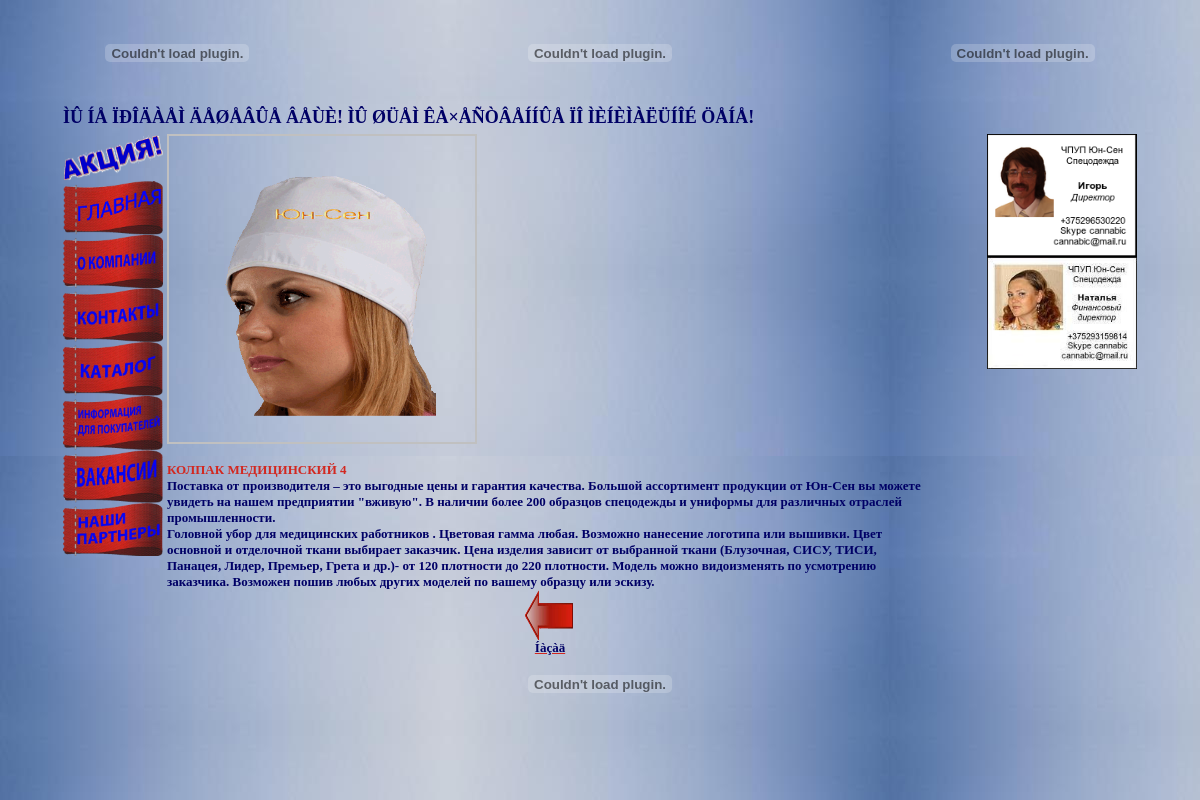
The page /p11713.php on the database its author committed.
### tables this page shows
CREATE TABLE IF NOT EXISTS `catalog` (
  `category` text NOT NULL,
  `model` int(11) NOT NULL,
  `image` text NOT NULL,
  `name` text NOT NULL,
  `price` text NOT NULL,
  `description` text NOT NULL
);

### 1713.php (called while the page is built)
<?php
$imgDir='images/17/13/';
$category = 17;
$model = 13;
?>

### p11713.php (the view, shortened to what this page needs)
<?php
include ('1713.php');
  function getFiles($path)
  {
    $files = scandir($path);
    for($i = 0, $length = count($files); $i < $length; $i++)
    {
      if( is_dir($path.$files[$i]) )
      {
        unset($files[$i]);
      }
    }
    return $files;
  }
?>
<!DOCTYPE HTML PUBLIC "-//W3C//DTD HTML 4.01 Frameset//EN" "http://www.w3.org/TR/html4/frameset.dtd">
<html>
 <head>
<link rel="stylesheet" type="text/css" href="gallerystyle.css" />
<link rel="stylesheet" type="text/css" href="../highslide/highslide.css" />
</head>
<body align = center link = "#d22820"
alink = "#000066"
vlink = "#000066">
<div id="bg"></div>
<div id="content"><div align = center>
<table width = 90%>
<tr>
<td align = center>
<embed src="images/logo.swf" width = '150px' height = '100px' quality="high"  TYPE="application/x-shockwave-flash" wmode="transparent" loop="true" autoplay="true" pluginspage="http://www.macromedia.com/go/getflashplayer"></embed>
</td>
<td align = center>
<embed src="images/text.swf" width = '400px' height = '100px' quality="high"  TYPE="application/x-shockwave-flash" wmode="transparent" loop="true" autoplay="true" pluginspage="http://www.macromedia.com/go/getflashplayer"></embed>
</td>
<td align = center>
<embed src="images/phones.swf" width = '150px' height = '100px' quality="high"  TYPE="application/x-shockwave-flash" wmode="transparent" loop="true" autoplay="true" pluginspage="http://www.macromedia.com/go/getflashplayer"></embed>
</td>
</tr>
<tr>
<td colspan = 3><marquee>
<font size = 4px color="#000066" face="Verdana"><B>ÌÛ ÍÅ ÏÐÎÄÀÅÌ ÄÅØÅÂÛÅ ÂÅÙÈ! ÌÛ ØÜÅÌ ÊÀ×ÅÑÒÂÅÍÍÛÅ ÏÎ ÌÈÍÈÌÀËÜÍÎÉ ÖÅÍÅ!</B></font>
</marquee></td></tr>
</table>
</div>
<div align = center>
<table border="0"  width="90%">
<tr>
<td valign = top rowspan = 2 align = left>
<a href = empty.php><img src = "images/act.gif" width = 100px></img><br>
<a href = index.php><img src = "images/index.gif" width = 100px></img><br>
<a href = company.php><img src = "images/company.gif" width = 100px></img><br>
<a href = contacts.php><img src = "images/contacts.gif" width = 100px></img><br>
<a href = catalog.php><img src = "images/catalog.gif" width = 100px></img><br>
<a href = info.php><img src = "images/info.gif" width = 100px></img><br>
<a href = work.php><img src = "images/work.gif" width = 100px></img><br>
<a href = friends.php><img src = "images/friends.gif" width = 100px></img><br>
</td>
<td valign = top rowspan = 2>
<?php
        foreach( getFiles($imgDir) as $file )
        {
echo '<a href="'.$imgDir.$file.'" class="highslide" onclick="return hs.expand(this)">';
echo '<img src="'.$imgDir.$file.'" width="40%"/>';
echo '</a>';
   }
 ?>
<br>
<?php
$query = mysql_query("SELECT * FROM catalog WHERE category = $category AND model = $model");
do
{
    $n = $row['name'];
    $d = $row['description'];
    echo ('<div align = left>');
    echo ('<font size = 2px color="#d22820" face="Verdana"><B>');
    echo ($n);
    echo ('</B></font>');
    echo ('<br>');
    echo ('<font  size = 2px color="#000066" face="Verdana"><B>');
    echo ($d);
    echo ('</B></font>');
    echo ('</div>');
}
 while ($row = mysql_fetch_array ($query));
?>
<div align = center>
<?php
echo '<a href="';
echo $category;
echo '.php" title="íàçàä">';
?>
<img src="images/back.gif" border=0 width=50px height=50px>
<br><font size = 2px color="#000066" face="Verdana"><B>Íàçàä</B></a></div>
<td valign = top align = right WIDTH = 150PX>
<img src = images/igor.png WIDTH = 150PX><br>
<img src = images/natalia.JPG WIDTH = 150PX>
<br>
<iframe src="http://diano4ka96.narod.ru/tag.html"
width="200" height="200"
align="left" scrolling=no
frameborder="0">
    Âàø áðàóçåð íå ïîääåðæèâàåò ïëàâàþùèå ôðåéìû!
 </iframe>
</td>
</tr>
</table>
</div>
<embed src="images/end.swf" width = '100%' height = '50px' quality="high"  TYPE="application/x-shockwave-flash" wmode="transparent" loop="true" autoplay="true" pluginspage="http://www.macromedia.com/go/getflashplayer"></embed>
</div>
</body>
</html>

### highslide/highslide.css (style rules this page uses)
.highslide { outline: none; text-decoration: none; }
.highslide img { border: 2px solid silver; }

### p11713.php (style rules this page uses)
#bg { position:fixed; top:0; bottom:0; left:0; right:0; background-image:url(images/bgc.jpg); z-index:999; }
#content { position:absolute; top:0; bottom:0; left:0; right:0; z-index:1000; }

### rows shown on the page
catalog: name "КОЛПАК МЕДИЦИНСКИЙ 4", description "Поставка от производителя – это выгодные цены и гарантия качества. Большой ассортимент продукции от Юн-Сен вы можете увидеть на нашем предприятии \"вживую\". В наличии более 200 образцов спецодежды и униформы для различных отраслей промышленности. Головной убор для медицинских работников . Цветовая гамма любая. Возможно нанесение логотипа или вышивки. Цвет основной и отделочной ткани выбирает заказчик. Цена изделия зависит от выбранной ткани (Блузочная, СИСУ, ТИСИ, Панацея, Лидер, Премьер, Грета и др.)- от 120 плотности до 220 плотности. Модель можно видоизменять по усмотрению заказчика. Возможен пошив любых других моделей по вашему образцу или эскизу."
